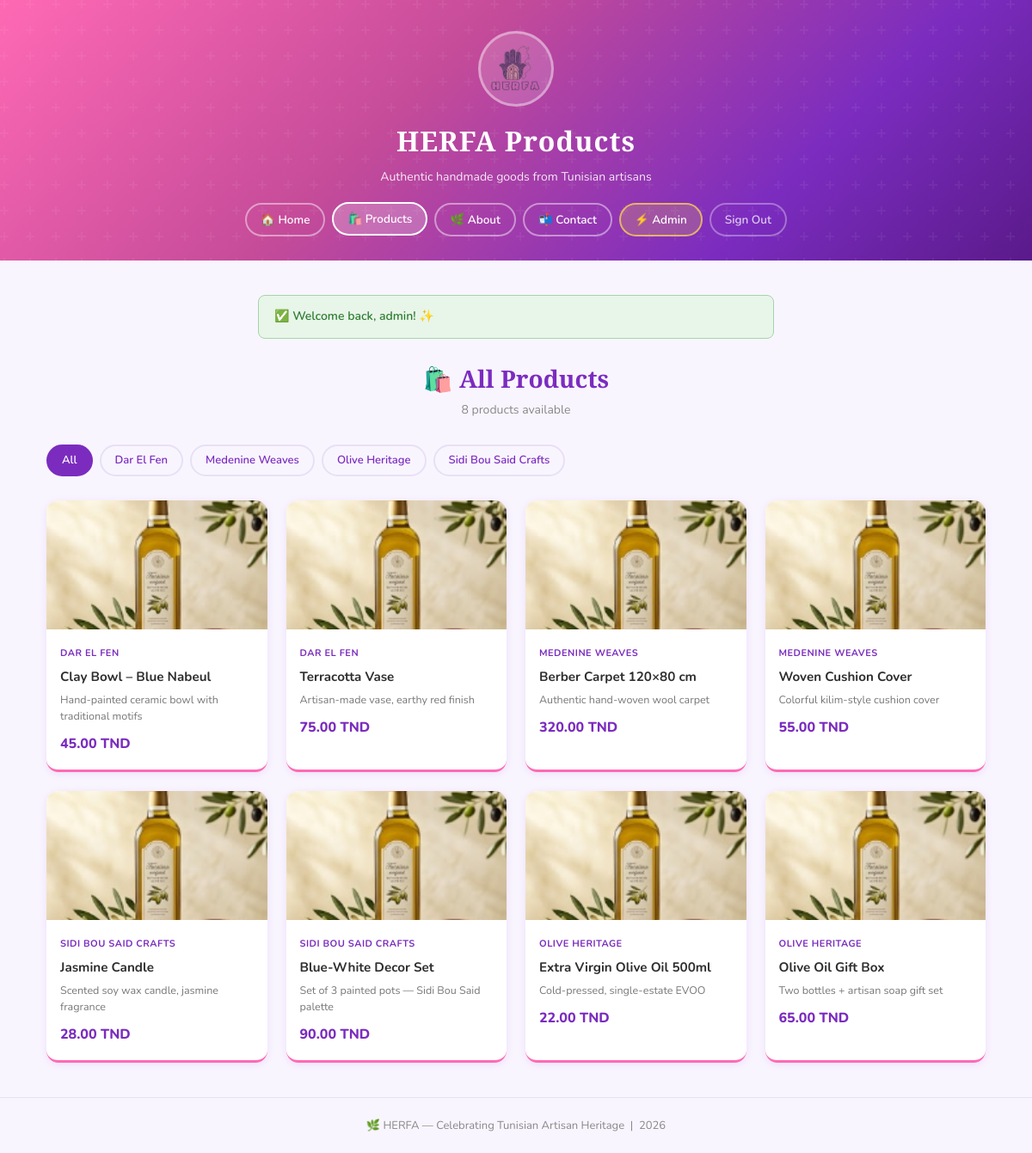
The page /products.php (signed in) on the database its author committed.
### tables this page shows
CREATE TABLE IF NOT EXISTS brands (
    id INT AUTO_INCREMENT PRIMARY KEY,
    name VARCHAR(120) NOT NULL,
    category VARCHAR(80) NOT NULL,
    description TEXT,
    image VARCHAR(255),
    created_at DATETIME DEFAULT CURRENT_TIMESTAMP
);

CREATE TABLE IF NOT EXISTS products (
    id INT AUTO_INCREMENT PRIMARY KEY,
    name VARCHAR(120) NOT NULL,
    brand_id INT NOT NULL,
    price DECIMAL(10,2) NOT NULL,
    description TEXT,
    image VARCHAR(255),
    created_at DATETIME DEFAULT CURRENT_TIMESTAMP,
    FOREIGN KEY (brand_id) REFERENCES brands(id) ON DELETE CASCADE
);

### includes/auth.php (called while the page is built, shortened)
<?php
function isLoggedIn(): bool {
    return isset($_SESSION['user_id']);
}
function isAdmin(): bool {
    return isset($_SESSION['role']) && $_SESSION['role'] === 'admin';
}
function flashGet(string $key): string {
    $msg = $_SESSION['flash'][$key] ?? '';
    return $msg;
}

### products.php (the view, shortened to what this page needs)
<?php
require_once 'includes/auth.php';
$pdo = getPDO();
$brandId = isset($_GET['brand_id']) ? (int)$_GET['brand_id'] : 0;
if ($brandId) {
    $stmt = $pdo->prepare(
        'SELECT p.*, b.name AS brand_name
         FROM products p
         JOIN brands b ON p.brand_id = b.id
         WHERE p.brand_id = ?
         ORDER BY p.created_at DESC'
    );
    $stmt->execute([$brandId]);
    $brandRow = $pdo->prepare('SELECT name FROM brands WHERE id = ?');
    $brandRow->execute([$brandId]);
    $brandName = $brandRow->fetchColumn() ?: 'All Products';
} else {
    $stmt = $pdo->query(
        'SELECT p.*, b.name AS brand_name
         FROM products p
         JOIN brands b ON p.brand_id = b.id
         ORDER BY p.created_at DESC'
    );
    $brandName = 'All Products';
}
$products = $stmt->fetchAll();
$brands = $pdo->query('SELECT id, name FROM brands ORDER BY name')->fetchAll();
$flash = flashGet('success');
$cssRoot = '';
include 'includes/header.php';
?>
<header class="hero">
    <img src="images/logo-removebg-preview.png" alt="HERFA Logo" class="logo">
    <h1 class="hero-title">HERFA Products</h1>
    <p class="hero-sub">Authentic handmade goods from Tunisian artisans</p>
    <nav class="hero-nav">
        <a href="index.php" class="nav-link">🏠 Home</a>
        <a href="products.php" class="nav-link active">🛍️ Products</a>
        <a href="about.php"   class="nav-link">🌿 About</a>
        <a href="contact.php" class="nav-link">📬 Contact</a>
        <?php
        if (isAdmin()): ?>
            <a href="admin/dashboard.php" class="nav-link nav-admin">⚡ Admin</a>
        <?php endif; ?>
        <?php
        if (isLoggedIn()): ?>
            <a href="logout.php" class="nav-link nav-logout">Sign Out</a>
        <?php else: ?>
            <a href="login.php" class="nav-link">Sign In</a>
        <?php endif; ?>
    </nav>
</header>
<section class="container">
    <?php
    if ($flash): ?>
        <div class="alert alert-success floating-alert">✅ <?= htmlspecialchars($flash) ?></div>
    <?php endif; ?>
    <div class="section-header">
        <h2 class="section-title">🛍️ <?= htmlspecialchars($brandName) ?></h2>
        <p class="section-sub"><?= count($products) ?> product<?= count($products) !== 1 ? 's' : '' ?> available</p>
    </div>
    <div class="filter-bar">
        <a href="products.php" class="filter-chip <?= !$brandId ? 'active' : '' ?>">All</a>
        <?php
        foreach ($brands as $b): ?>
            <a href="products.php?brand_id=<?= $b['id'] ?>"
               class="filter-chip <?= $brandId == $b['id'] ? 'active' : '' ?>">
                <?= htmlspecialchars($b['name']) ?>
            </a>
        <?php endforeach; ?>
    </div>
    <?php
    if ($products): ?>
    <div class="products-grid">
        <?php
        foreach ($products as $p): ?>
        <div class="product-card">
            <?php
            $img = $p['image'] ?? '';
            ?>
            <div class="product-img-wrap">
                <img src="<?= $img ? htmlspecialchars($img) : 'images/oil.png' ?>">
            </div>
            <div class="product-body">
                <span class="product-brand"><?= htmlspecialchars($p['brand_name']) ?></span>
                <h3><?= htmlspecialchars($p['name']) ?></h3>
                <p><?= htmlspecialchars($p['description'] ?? '') ?></p>
                <div class="product-footer">
                    <span class="price"><?= number_format($p['price'], 2) ?> TND</span>
                </div>
            </div>
        </div>
        <?php endforeach; ?>
    </div>
    <?php else: ?>
        <p class="empty-state">😢 No products found for this brand yet.</p>
    <?php endif; ?>
</section>
<?php
include 'includes/footer.php';
?>

### includes/header.php (shortened to what this page needs)
?><!DOCTYPE html>
<html lang="en">
<head>
    <link rel="stylesheet" href="<?= $cssRoot ?? '' ?>style.css">
</head>
<body>

### includes/footer.php (shortened to what this page needs)
<footer class="site-footer">
    <p>🌿 HERFA — Celebrating Tunisian Artisan Heritage &nbsp;|&nbsp; <?= date('Y') ?></p>
</footer>
</body>
</html>

### style.css (style rules this page uses)
:root { --purple: #7b2cbf; --purple-lt: #9d4edd; --pink: #ff69b4; --pink-lt: #ffb3d9; --teal: #0d9488; --bg: #f9f5ff; --card-bg: #ffffff; --text: #2e2e2e; --muted: #888; --border: #e8e0f4; --shadow-sm: 0 2px 10px rgba(123,44,191,.10); --shadow-md: 0 6px 24px rgba(123,44,191,.15); --shadow-lg: 0 12px 40px rgba(123,44,191,.20); --radius: 14px; --radius-sm: 8px; }
*, *::before, *::after { box-sizing: border-box; margin: 0; padding: 0; }
body { font-family: 'Nunito', 'Segoe UI', sans-serif; background: var(--bg); color: var(--text); min-height: 100vh; line-height: 1.6; }
a { color: var(--purple); text-decoration: none; }
.hero { background: linear-gradient(135deg, #ff69b4 0%, #c44b99 40%, #7b2cbf 75%, #5a1a8a 100%); text-align: center; padding: 36px 20px 28px; color: white; position: relative; overflow: hidden; }
.hero::before { content: ''; position: absolute; inset: 0; }
.logo { width: 88px; height: 88px; object-fit: contain; border-radius: 50%; border: 3px solid rgba(255,255,255,.4); background: rgba(255,255,255,.15); display: block; margin: 0 auto 14px; position: relative; }
.hero-title { font-family: 'Playfair Display', serif; font-size: 2rem; letter-spacing: 1px; position: relative; }
.hero-sub { font-size: 14px; opacity: .88; margin: 6px 0 18px; position: relative; }
.hero-nav { display: flex; align-items: center; justify-content: center; flex-wrap: wrap; gap: 8px; position: relative; }
.nav-link { color: white; padding: 7px 16px; border: 2px solid rgba(255,255,255,.45); border-radius: 25px; font-size: 13.5px; font-weight: 600; transition: background .2s, border-color .2s, transform .15s; text-decoration: none; }
.nav-link:hover, .nav-link.active { background: rgba(255,255,255,.22); border-color: white; transform: translateY(-1px); text-decoration: none; }
.nav-admin { background: rgba(255,220,80,.2); border-color: rgba(255,220,80,.7); }
.nav-logout { opacity: .75; }
.container { max-width: 1140px; margin: 0 auto; padding: 40px 24px; }
.section-header { text-align: center; margin-bottom: 28px; }
.section-title { font-family: 'Playfair Display', serif; font-size: 1.75rem; color: var(--purple); }
.section-sub { color: var(--muted); font-size: 14px; margin-top: 4px; }
.products-grid { display: grid; grid-template-columns: repeat(auto-fill, minmax(220px, 1fr)); gap: 22px; }
.product-card { background: white; border-radius: var(--radius); overflow: hidden; box-shadow: var(--shadow-sm); transition: transform .3s, box-shadow .3s; border-bottom: 3px solid var(--pink); }
.product-img-wrap { overflow: hidden; height: 150px; }
.product-img-wrap img { width:100%; height:100%; object-fit:cover; transition: transform .4s; }
.product-body { padding: 14px 16px 16px; }
.product-brand { font-size: 11px; color: var(--purple); font-weight: 700; text-transform: uppercase; letter-spacing: .5px; }
.product-body h3 { font-size: .95rem; margin: 4px 0 6px; }
.product-body p { font-size: 12.5px; color: #777; line-height: 1.5; margin-bottom: 10px; }
.product-footer { display:flex; align-items:center; justify-content:space-between; }
.price { font-size: 1rem; font-weight: 800; color: var(--purple); }
.filter-bar { display:flex; flex-wrap:wrap; gap:8px; margin-bottom:28px; }
.filter-chip { padding: 6px 16px; border-radius: 25px; border: 2px solid var(--border); font-size: 13px; font-weight: 600; color: var(--purple); transition: .2s; text-decoration: none; }
.filter-chip:hover, .filter-chip.active { background: var(--purple); color: white; border-color: var(--purple); text-decoration: none; }
.alert { padding: 13px 18px; border-radius: var(--radius-sm); margin-bottom: 18px; font-size: 14px; font-weight: 600; }
.alert-success { background:#e8f5e9; color:#2e7d32; border:1px solid #a5d6a7; }
.floating-alert { max-width:600px; margin:0 auto 24px; }
.site-footer { text-align:center; padding: 22px; font-size:13px; color:var(--muted); border-top:1px solid var(--border); margin-top:auto; }

### rows shown on the page
brands: name "Dar El Fen"
brands: name "Medenine Weaves"
brands: name "Olive Heritage"
brands: name "Sidi Bou Said Crafts"
products: brand.name "DAR EL FEN", name "Clay Bowl – Blue Nabeul", description "Hand-painted ceramic bowl with traditional motifs", price "45.00"
products: brand.name "DAR EL FEN", name "Terracotta Vase", description "Artisan-made vase, earthy red finish", price "75.00"
products: brand.name "MEDENINE WEAVES", name "Berber Carpet 120×80 cm", description "Authentic hand-woven wool carpet", price "320.00"
products: brand.name "MEDENINE WEAVES", name "Woven Cushion Cover", description "Colorful kilim-style cushion cover", price "55.00"
products: brand.name "SIDI BOU SAID CRAFTS", name "Jasmine Candle", description "Scented soy wax candle, jasmine fragrance", price "28.00"
products: brand.name "SIDI BOU SAID CRAFTS", name "Blue-White Decor Set", description "Set of 3 painted pots — Sidi Bou Said palette", price "90.00"
products: brand.name "OLIVE HERITAGE", name "Extra Virgin Olive Oil 500ml", description "Cold-pressed, single-estate EVOO", price "22.00"
products: brand.name "OLIVE HERITAGE", name "Olive Oil Gift Box", description "Two bottles + artisan soap gift set", price "65.00"

### other values the page prints
$flash "Welcome back, admin! ✨"
$brandName "All Products"
count($products) "8"
